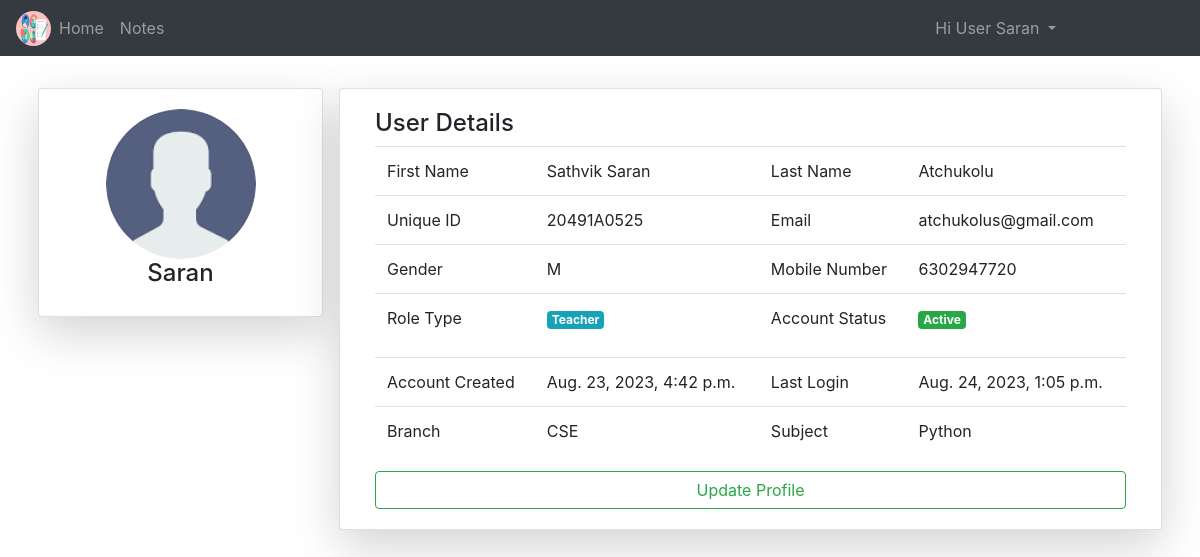
Screenshot of /pfle/ (signed in) with the database file from the repository.
### NotesApp/models.py (models this page shows)
class User(AbstractUser):
	v = [
		('d','Select Your gender'),
		('M','Male'),
		('F','Female'),
	]
	p = [
		('G','Guest'),
		('T','Teacher'),
		('S','Student'),
	]
	gd = models.CharField(choices=v,default='d',max_length=5)
	mb = models.CharField(max_length=11)
	uq = models.CharField(max_length=10)
	role = models.CharField(choices=p,default='G',max_length=5)
	is_teacher = models.BooleanField(default=False)
	is_student = models.BooleanField(default=False)
	pfimg = models.ImageField(upload_to='Profiles/',default='demoprofile.png')

class TProfile(models.Model):
	branch = models.CharField(max_length=50)
	subjects = models.CharField(max_length=50)
	expr = models.IntegerField()
	designation = models.CharField(max_length=50)
	tch = models.OneToOneField(User,on_delete=models.CASCADE)

### NotesApp/views.py (the view)
# urls.py: path('pfle/',views.profile,name="pf"),
def profile(request):
	return render(request,'notehtmls/profile.html')

### templates/notehtmls/profile.html (shortened to what this page needs)
{% extends 'notehtmls/base.html' %}
{% block content %}
<div class="container mt-4">
	<div class="row">
		<div class="card col-md-3 shadow-lg h-100 m-2">
			<div class="card-body text-center">
				<img src="{{request.user.pfimg.url}}" class="rounded-circle" height="150px" width="150px">
				<h4>{{request.user.username}}</h4>
			</div>
		</div>
		<div class="card col-md shadow-lg h-100 m-2">
			<div class="card-body">
				<h4>User Details</h4>
				<table class="table">
					<tr>
						<td>First Name</td>
						<td>{{request.user.first_name}}</td>
						<td>Last Name</td>
						<td>{{request.user.last_name}}</td>
					</tr>
					<tr>
						<td>Unique ID</td>
						<td>{{request.user.uq}}</td>
						<td>Email</td>
						<td>{{request.user.email}}</td>
					</tr>
					<tr>
						<td>Gender</td>
						<td>{{request.user.gd}}</td>
						<td>Mobile Number</td>
						<td>{{request.user.mb}}</td>
					</tr>
					<tr>
						<td>Role Type</td>
						<td>
							{% if request.user.role == 'G' %}
								<p class="badge badge-warning">Guest</p>
							{% elif request.user.role == 'T' %}
								<p class="badge badge-info">Teacher</p>
							{% else %}
								<p class="badge badge-success">Student</p>
							{% endif %}
						</td>
						<td>Account Status</td>
						<td>
							{% if request.user.is_active %}
								<p class="badge badge-success">Active</p>
							{% else %}
								<p class="badge badge-danger">In-Active</p>
							{% endif %}
						</td>
					</tr>
					<tr>
						<td>Account Created</td>
						<td>{{request.user.date_joined}}</td>
						<td>Last Login</td>
						<td>{{request.user.last_login}}</td>
					</tr>
					{% if request.user.is_teacher == 1 %}
					<tr>
						<td>Branch</td>
						<td>{{request.user.tprofile.branch}}</td>
						<td>Subject</td>
						<td>{{request.user.tprofile.subjects}}</td>
					</tr>
					{% endif %}
				</table>
				<a href="{% url 'uppfle' %}" class="btn btn-block btn-outline-success">Update Profile</a>
			</div>
		</div>
	</div>
</div>
{% endblock %}

### templates/notehtmls/navbar.html (shortened to what this page needs)
{% load static %}
<nav class="navbar navbar-expand-md bg-dark navbar-dark">
    <img src="{% static 'images/icons/logo.png' %}" class="rounded-circle" height="35px" width="35px">
    <div class="collapse navbar-collapse" id="collapsibleNavbar">
      <ul class="navbar-nav">
        {% if not user.is_authenticated %}
        <li class="nav-item">
          <a class="nav-link {% if request.path == '/' %}active{% endif %}" href="{% url 'hm' %}">Home</a>
        </li>
        <li class="nav-item">
          <a class="nav-link {% if request.path == '/abt/' %}active{% endif %}" href="{% url 'ab' %}">About</a>
        </li>
        <li class="nav-item">
          <a class="nav-link {% if request.path == '/cnt/' %}active{% endif %}" href="{% url 'ct' %}">Contact</a>
        </li>
        <li class="nav-item">
          <a class="nav-link {% if request.path == '/reg/' %}active{% endif %}" href="{% url 'rg' %}">Register</a>
        </li>
        {% else %}
        <li class="nav-item">
          <a class="nav-link {% if request.path == '/' %}active{% endif %}" href="{% url 'hm' %}">Home</a>
        </li>
        {% if user.is_superuser %}
        <li class="nav-item">
          <a class="nav-link {% if request.path == '/roles/' %}active{% endif %}" href="{% url 'role' %}">Roles</a>
        </li>
        {% elif user.role == 'T' and user.is_teacher == 1 %}
        <li class="nav-item">
          <a class="nav-link" href="">Notes</a>
        </li>
        {% elif user.role == 'S' and user.is_student == 1 %}
        <li class="nav-item">
          <a class="nav-link" href="">View Notes</a>
        </li>
        {% else %}
        <li class="nav-item">
          <a class="nav-link" href="">Access Denied</a>
        </li>
        {% endif %}
        {% endif %}
      </ul>
      <ul class="navbar-nav ml-auto" style="margin-right: 120px;">
        {% if not user.is_authenticated %}
        <li class="nav-item">
          <a class="nav-link {% if request.path == '/login/' %}active{% endif %}" href="{% url 'lg' %}">Login</a>
        </li>
        {% else %}
        <div class="dropdown" style="cursor: pointer;">
          <a class="dropdown-toggle nav-link" data-toggle="dropdown">
            Hi User {{request.user.username}}
          </a>
        </div>
        {% endif %}
      </ul>
    </div>
</nav>

### rows the page displays
User: user.username "Saran", user.pfimg (picture), user.first_name "Sathvik Saran", user.last_name "Atchukolu", user.uq "20491A0525", user.email "atchukolus@gmail.com", user.gd "M", user.mb "6302947720", user.date_joined "Aug. 23, 2023, 4:42 p.m.", user.last_login "Aug. 24, 2023, 1:05 p.m.", user.tprofile.branch "CSE", user.tprofile.subjects "Python"
